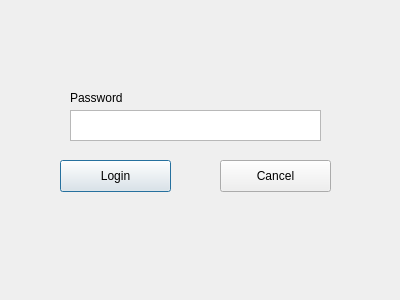
<?xml version="1.0" encoding="UTF-8"?>
<ui version="4.0">
 <class>AdministratorLogin</class>
 <widget class="QDialog" name="AdministratorLogin">
  <property name="geometry">
   <rect>
    <x>0</x>
    <y>0</y>
    <width>400</width>
    <height>300</height>
   </rect>
  </property>
  <property name="windowTitle">
   <string>Dialog</string>
  </property>
  <widget class="QTextEdit" name="pw_text_edit">
   <property name="geometry">
    <rect>
     <x>70</x>
     <y>110</y>
     <width>251</width>
     <height>31</height>
    </rect>
   </property>
  </widget>
  <widget class="QPushButton" name="login_button">
   <property name="geometry">
    <rect>
     <x>60</x>
     <y>160</y>
     <width>111</width>
     <height>32</height>
    </rect>
   </property>
   <property name="text">
    <string>Login</string>
   </property>
  </widget>
  <widget class="QPushButton" name="cancel_button">
   <property name="geometry">
    <rect>
     <x>220</x>
     <y>160</y>
     <width>111</width>
     <height>32</height>
    </rect>
   </property>
   <property name="text">
    <string>Cancel</string>
   </property>
  </widget>
  <widget class="QLabel" name="pw_label">
   <property name="geometry">
    <rect>
     <x>70</x>
     <y>90</y>
     <width>81</width>
     <height>16</height>
    </rect>
   </property>
   <property name="text">
    <string>Password</string>
   </property>
  </widget>
 </widget>
 <resources/>
 <connections/>
</ui>
